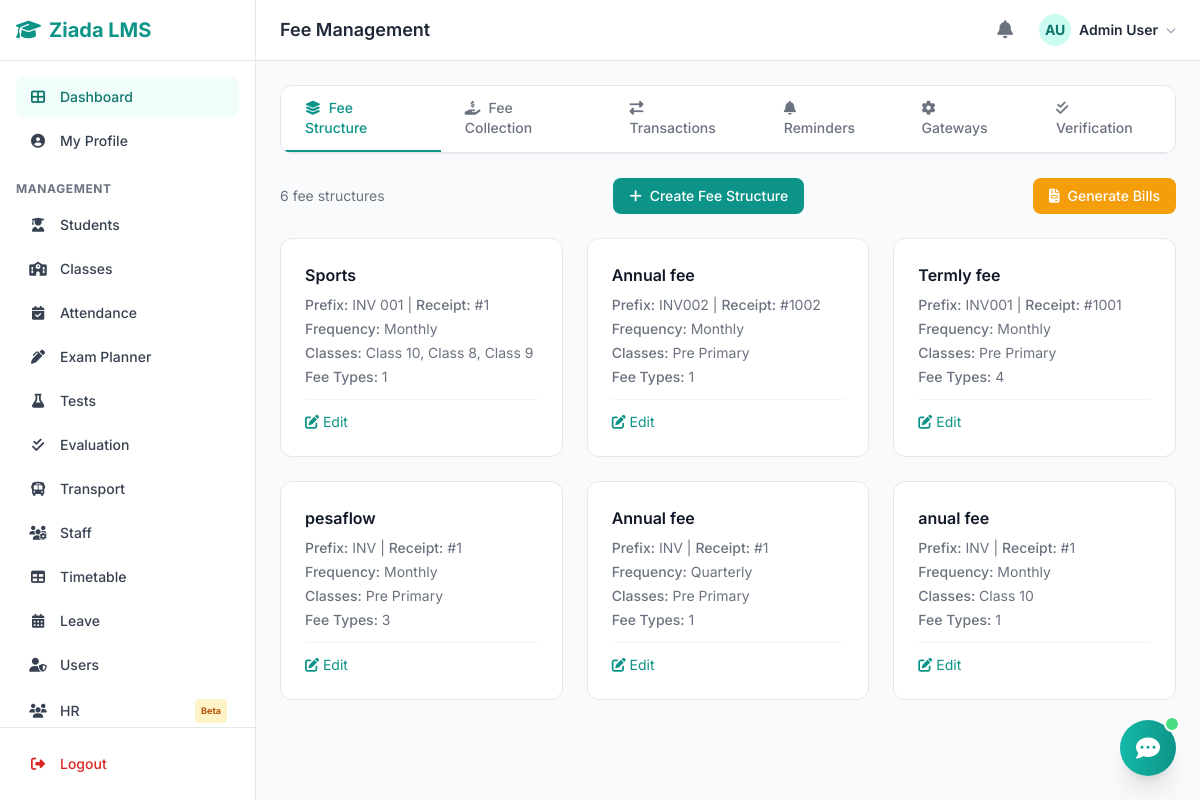
Page /modules/fees/index.php (signed in) on the committed database.
### tables this page shows
CREATE TABLE `users` (
  `id` int(11) NOT NULL,
  `username` varchar(50) NOT NULL,
  `email` varchar(100) NOT NULL,
  `password` varchar(255) NOT NULL,
  `full_name` varchar(100) NOT NULL,
  `phone` varchar(20) DEFAULT NULL,
  `role` enum('admin','teacher','student') NOT NULL DEFAULT 'student',
  `avatar` varchar(255) DEFAULT NULL,
  `is_active` tinyint(1) DEFAULT 1,
  `created_at` timestamp NOT NULL DEFAULT current_timestamp(),
  `updated_at` timestamp NOT NULL DEFAULT current_timestamp() ON UPDATE current_timestamp()
);

CREATE TABLE `fee_structures` (
  `id` int(11) NOT NULL,
  `name` varchar(200) NOT NULL,
  `prefix` varchar(20) NOT NULL,
  `receipt_start` int(11) DEFAULT 1,
  `frequency` enum('monthly','quarterly','half_yearly','yearly') DEFAULT 'monthly',
  `is_active` tinyint(1) DEFAULT 1,
  `created_by` int(11) DEFAULT NULL,
  `created_at` timestamp NOT NULL DEFAULT current_timestamp()
);

### config/database.php (called while the page is built, shortened)
<?php
function db_connect() {
    $conn = new mysqli(DB_HOST, DB_USER, DB_PASS, DB_NAME);
    $conn->set_charset("utf8mb4");
    return $conn;
}
function db_query($sql, $params = []) {
    $conn = db_connect();
    if (!empty($params)) {
        $stmt = $conn->prepare($sql);
        if ($stmt) {
            $types = '';
            foreach ($params as $p) {
                if (is_int($p)) $types .= 'i';
                elseif (is_double($p)) $types .= 'd';
                else $types .= 's';
            }
            $stmt->bind_param($types, ...$params);
            $stmt->execute();
            $result = $stmt->get_result();
            return $result;
        }
    }
    $result = $conn->query($sql);
    return $result;
}
function db_get_row($sql, $params = []) {
    $result = db_query($sql, $params);
    return $result ? $result->fetch_assoc() : null;
}
function db_get_all($sql, $params = []) {
    $result = db_query($sql, $params);
    return $result ? $result->fetch_all(MYSQLI_ASSOC) : [];
}

### modules/fees/index.php (the view, shortened to what this page needs)
<?php
require_once __DIR__ . '/../../includes/functions.php';
$tab = $_GET['tab'] ?? 'structures';
include __DIR__ . '/../../includes/header.php';
?>
<div class="max-w-6xl mx-auto">
    <div class="bg-white rounded-xl border border-gray-200 overflow-hidden mb-6">
        <div class="flex border-b border-gray-200">
            <a href="?tab=structures" class="px-6 py-3 text-sm font-medium <?= $tab == 'structures' ? 'text-teal-600 border-b-2 border-teal-600' : 'text-gray-500 hover:text-gray-700' ?>">
                <i class="fas fa-layer-group mr-2"></i>Fee Structure
            </a>
            <a href="?tab=collection" class="px-6 py-3 text-sm font-medium <?= $tab == 'collection' ? 'text-teal-600 border-b-2 border-teal-600' : 'text-gray-500 hover:text-gray-700' ?>">
                <i class="fas fa-hand-holding-usd mr-2"></i>Fee Collection
            </a>
            <a href="?tab=transactions" class="px-6 py-3 text-sm font-medium <?= $tab == 'transactions' ? 'text-teal-600 border-b-2 border-teal-600' : 'text-gray-500 hover:text-gray-700' ?>">
                <i class="fas fa-exchange-alt mr-2"></i>Transactions
            </a>
            <a href="?tab=reminders" class="px-6 py-3 text-sm font-medium <?= $tab == 'reminders' ? 'text-teal-600 border-b-2 border-teal-600' : 'text-gray-500 hover:text-gray-700' ?>">
                <i class="fas fa-bell mr-2"></i>Reminders
            </a>
            <a href="?tab=gateways" class="px-6 py-3 text-sm font-medium <?= $tab == 'gateways' ? 'text-teal-600 border-b-2 border-teal-600' : 'text-gray-500 hover:text-gray-700' ?>">
                <i class="fas fa-cog mr-2"></i>Gateways
            </a>
            <a href="?tab=verification" class="px-6 py-3 text-sm font-medium <?= $tab == 'verification' ? 'text-teal-600 border-b-2 border-teal-600' : 'text-gray-500 hover:text-gray-700' ?>">
                <i class="fas fa-check-double mr-2"></i>Verification
            </a>
        </div>
    </div>
    <?php if ($tab == 'structures'): ?>
    <?php
    $structures = db_get_all("SELECT fs.*, GROUP_CONCAT(DISTINCT c.name SEPARATOR ', ') as class_names,
        (SELECT COUNT(*) FROM fee_types WHERE fee_structure_id = fs.id) as type_count
        FROM fee_structures fs
        LEFT JOIN fee_structure_classes fsc ON fs.id = fsc.fee_structure_id
        LEFT JOIN classes c ON fsc.class_id = c.id
        GROUP BY fs.id ORDER BY fs.created_at DESC");
    ?>
    <div class="flex items-center justify-between mb-6">
        <p class="text-sm text-gray-500"><?= count($structures) ?> fee structures</p>
            <a href="create-structure.php" class="bg-teal-600 text-white px-4 py-2 rounded-lg text-sm font-medium hover:bg-teal-700 transition flex items-center gap-2">
                <i class="fas fa-plus"></i> Create Fee Structure
            </a>
            <a href="generate-bills.php" class="bg-amber-500 text-white px-4 py-2 rounded-lg text-sm font-medium hover:bg-amber-600 transition flex items-center gap-2">
                <i class="fas fa-file-invoice"></i> Generate Bills
            </a>
    </div>
    <div class="grid grid-cols-1 md:grid-cols-2 lg:grid-cols-3 gap-6">
        <?php if (empty($structures)): ?>
        <div class="col-span-full bg-white rounded-xl border border-gray-200 p-12 text-center">
            <i class="fas fa-file-invoice text-5xl text-gray-300 mb-4 block"></i>
            <p class="text-gray-500">No fee structures created yet.</p>
        </div>
        <?php else: ?>
        <?php foreach ($structures as $fs): ?>
        <div class="bg-white rounded-xl border border-gray-200 p-6 hover:shadow-md transition">
            <h3 class="font-semibold text-gray-900"><?= sanitize($fs['name']) ?></h3>
            <div class="text-sm text-gray-500 mt-2 space-y-1">
                <div><span class="font-medium">Prefix:</span> <?= sanitize($fs['prefix']) ?> | <span class="font-medium">Receipt:</span> #<?= $fs['receipt_start'] ?></div>
                <div><span class="font-medium">Frequency:</span> <?= ucfirst(str_replace('_', ' ', $fs['frequency'])) ?></div>
                <div><span class="font-medium">Classes:</span> <?= sanitize($fs['class_names'] ?? 'N/A') ?></div>
                <div><span class="font-medium">Fee Types:</span> <?= $fs['type_count'] ?></div>
            </div>
            <div class="mt-3 pt-3 border-t border-gray-100 flex gap-2">
                <a href="edit-structure.php?id=<?= $fs['id'] ?>" class="text-teal-600 hover:text-teal-800 text-sm"><i class="fas fa-edit"></i> Edit</a>
            </div>
        </div>
        <?php endforeach; ?>
        <?php endif; ?>
    </div>
    <?php endif; ?>
</div>
<?php include __DIR__ . '/../../includes/footer.php'; ?>

### includes/functions.php (shortened to what this page needs)
<?php
function sanitize($input) {
    return htmlspecialchars(strip_tags(trim($input)), ENT_QUOTES, 'UTF-8');
}
function get_avatar($name, $photo = null, $subdir = 'avatars') {
    $initials = '';
    $parts = explode(' ', $name);
    foreach ($parts as $p) $initials .= strtoupper($p[0] ?? '');
    return substr($initials, 0, 2);
}
function user_avatar_html($user, $size = 'w-8 h-8', $text_size = 'text-sm') {
    $initial = get_avatar($user['full_name'] ?? 'U');
    return '<div class="' . $size . ' rounded-full bg-teal-100 flex items-center justify-center ' . $text_size . ' font-bold text-teal-700">' . $initial . '</div>';
}

### assets/css/style.css (style rules this page uses)
:root { --color-primary: #0d9488; --color-primary-hover: #0f766e; --color-primary-light: #f0fdfa; --color-primary-ring: rgba(13, 148, 136, 0.3); --font-sans: 'Inter', -apple-system, BlinkMacSystemFont, 'Segoe UI', Roboto, sans-serif; }
* { margin: 0; padding: 0; box-sizing: border-box; }
body { font-family: var(--font-sans); -webkit-font-smoothing: antialiased; }

### rows in the picture
users: full_name "AU"
fee_structures: name "Sports", prefix "INV 001", receipt_start "1", frequency "Monthly", class_names "Class 10, Class 8, Class 9", type_count "1"
fee_structures: name "Annual fee", prefix "INV002", receipt_start "1002", frequency "Monthly", class_names "Pre Primary", type_count "1"
fee_structures: name "Termly fee", prefix "INV001", receipt_start "1001", frequency "Monthly", class_names "Pre Primary", type_count "4"
fee_structures: name "pesaflow", prefix "INV", receipt_start "1", frequency "Monthly", class_names "Pre Primary", type_count "3"
fee_structures: name "Annual fee", prefix "INV", receipt_start "1", frequency "Quarterly", class_names "Pre Primary", type_count "1"
fee_structures: name "anual fee", prefix "INV", receipt_start "1", frequency "Monthly", class_names "Class 10", type_count "1"

### other values in the picture
$page_title "Fee Management"
get_user_name() "Admin User"
count($structures) "6"
